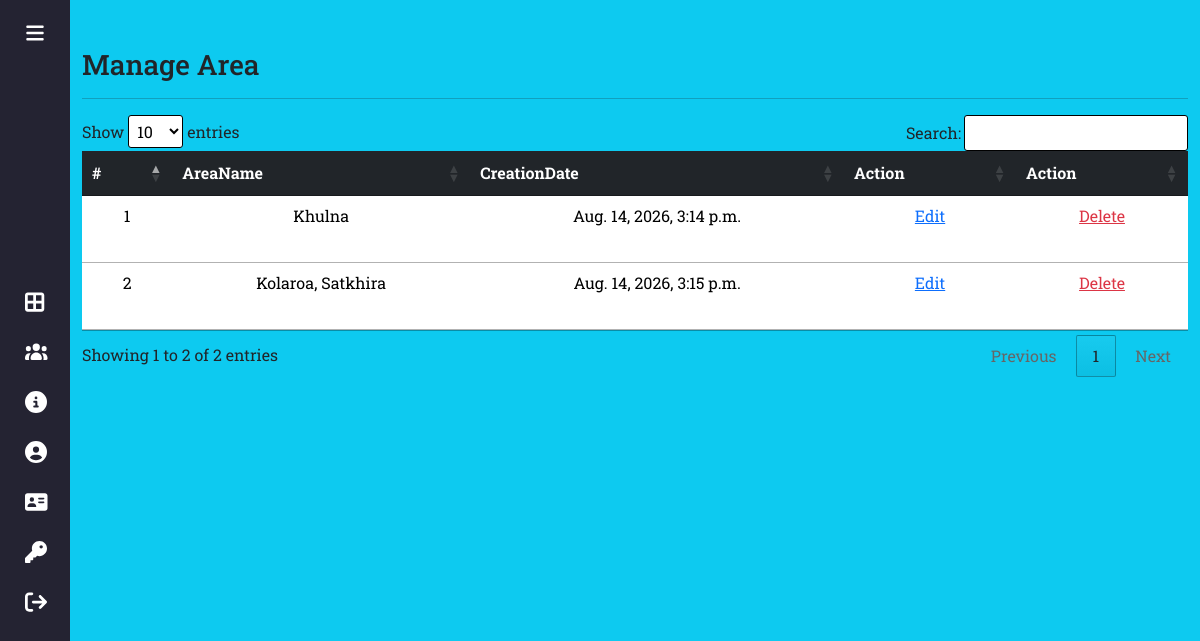
The page /manage-area/ (signed in) on the database its author committed.
### app/models.py (models this page shows, shortened)
class DonationArea(models.Model):
    areaname = models.CharField(max_length=100)
    description = models.CharField(max_length=300)
    creationdate = models.DateTimeField(auto_now_add=True)

### app/views.py (the view)
# urls.py: path("manage-area/", views.manage_area, name="manage_area"),
def manage_area(request):
    if not request.user.is_authenticated:
        return redirect('/login-admin')
    area = DonationArea.objects.all()
    return render(request, "manage-area.html",locals())

### app/templates/manage-area.html
{% extends 'index-admin.html' %}
{% load static %}
{% block main %}
<div class="container mt-5 vh-100 table-responsive">
    <h3>Manage Area</h3>
    <hr>
    <table id="mytable" class="table data">
        <thead class="table-dark">
            <tr class="text-center">
                <th scope="col">#</th>
                <th>AreaName</th>
                <th>CreationDate</th>
                <th>Action</th>
                <th>Action</th>
              </tr>
        </thead>
        <tbody>
            {% for i in area %}
            <tr class="text-center">
                <td>{{forloop.counter}}</td>
                <td>{{i.areaname}}</td>
                <td>{{i.creationdate}}</td>
                <td><a href="{% url 'edit-area' i.id %}" class="text-primary">Edit</a></td>
                <td><a href="{% url 'delete_area' i.id %}" class="text-danger" onclick="return confirm('Are You Sure')">Delete</a></td>
            </tr>
            {% endfor %}
        </tbody>
    </table>
  </div>
{% endblock main %}

### app/static/css/style-admin.css (style rules this page uses)
* { margin:0; padding:0; box-sizing: border-box; }
body { position: relative; min-height: 100vh; width: 100%; overflow: hidden; }
.table tr td { height: 50px; }

### rows shown on the page
DonationArea: areaname "Khulna", creationdate "Aug. 14, 2026, 3:14 p.m."
DonationArea: areaname "Kolaroa, Satkhira", creationdate "Aug. 14, 2026, 3:15 p.m."
